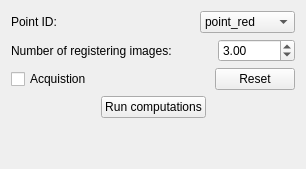
              <widget class="QWidget" name="tabWidget_4Page1">
               <attribute name="title">
                <string>Reference Points</string>
               </attribute>
               <layout class="QVBoxLayout" name="verticalLayout_13">
                <item>
                 <layout class="QHBoxLayout" name="horizontalLayout_15">
                  <item>
                   <widget class="QLabel" name="label_8">
                    <property name="text">
                     <string>Point ID:</string>
                    </property>
                   </widget>
                  </item>
                  <item>
                   <spacer name="horizontalSpacer_13">
                    <property name="orientation">
                     <enum>Qt::Horizontal</enum>
                    </property>
                    <property name="sizeHint" stdset="0">
                     <size>
                      <width>40</width>
                      <height>20</height>
                     </size>
                    </property>
                   </spacer>
                  </item>
                  <item>
                   <widget class="QComboBox" name="comboBox_point_id">
                    <item>
                     <property name="text">
                      <string>point_red</string>
                     </property>
                    </item>
                    <item>
                     <property name="text">
                      <string>point_green</string>
                     </property>
                    </item>
                    <item>
                     <property name="text">
                      <string>point_blue</string>
                     </property>
                    </item>
                   </widget>
                  </item>
                 </layout>
                </item>
                <item>
                 <layout class="QHBoxLayout" name="horizontalLayout_36">
                  <item>
                   <widget class="QLabel" name="label_51">
                    <property name="text">
                     <string>Number of registering images:</string>
                    </property>
                   </widget>
                  </item>
                  <item>
                   <spacer name="horizontalSpacer_44">
                    <property name="orientation">
                     <enum>Qt::Horizontal</enum>
                    </property>
                    <property name="sizeHint" stdset="0">
                     <size>
                      <width>40</width>
                      <height>20</height>
                     </size>
                    </property>
                   </spacer>
                  </item>
                  <item>
                   <widget class="QDoubleSpinBox" name="doubleSpinBox_RefPoints_nbImages">
                    <property name="minimum">
                     <double>1.000000000000000</double>
                    </property>
                    <property name="maximum">
                     <double>99999.990000000005239</double>
                    </property>
                    <property name="singleStep">
                     <double>1.000000000000000</double>
                    </property>
                    <property name="value">
                     <double>3.000000000000000</double>
                    </property>
                   </widget>
                  </item>
                 </layout>
                </item>
                <item>
                 <layout class="QHBoxLayout" name="horizontalLayout_16">
                  <item>
                   <widget class="QCheckBox" name="checkBox_RefPoints_acq">
                    <property name="text">
                     <string>Acquistion</string>
                    </property>
                   </widget>
                  </item>
                  <item>
                   <spacer name="horizontalSpacer_14">
                    <property name="orientation">
                     <enum>Qt::Horizontal</enum>
                    </property>
                    <property name="sizeHint" stdset="0">
                     <size>
                      <width>40</width>
                      <height>20</height>
                     </size>
                    </property>
                   </spacer>
                  </item>
                  <item>
                   <widget class="QPushButton" name="pushButton_RefPoints_reset">
                    <property name="text">
                     <string>Reset</string>
                    </property>
                   </widget>
                  </item>
                 </layout>
                </item>
                <item>
                 <layout class="QHBoxLayout" name="horizontalLayout_29">
                  <item>
                   <spacer name="horizontalSpacer_23">
                    <property name="orientation">
                     <enum>Qt::Horizontal</enum>
                    </property>
                    <property name="sizeHint" stdset="0">
                     <size>
                      <width>40</width>
                      <height>20</height>
                     </size>
                    </property>
                   </spacer>
                  </item>
                  <item>
                   <widget class="QPushButton" name="pushButton_RefPoints_run">
                    <property name="text">
                     <string>Run computations</string>
                    </property>
                   </widget>
                  </item>
                  <item>
                   <spacer name="horizontalSpacer_24">
                    <property name="orientation">
                     <enum>Qt::Horizontal</enum>
                    </property>
                    <property name="sizeHint" stdset="0">
                     <size>
                      <width>40</width>
                      <height>20</height>
                     </size>
                    </property>
                   </spacer>
                  </item>
                 </layout>
                </item>
                <item>
                 <spacer name="verticalSpacer_6">
                  <property name="orientation">
                   <enum>Qt::Vertical</enum>
                  </property>
                  <property name="sizeHint" stdset="0">
                   <size>
                    <width>20</width>
                    <height>40</height>
                   </size>
                  </property>
                 </spacer>
                </item>
               </layout>
              </widget>
